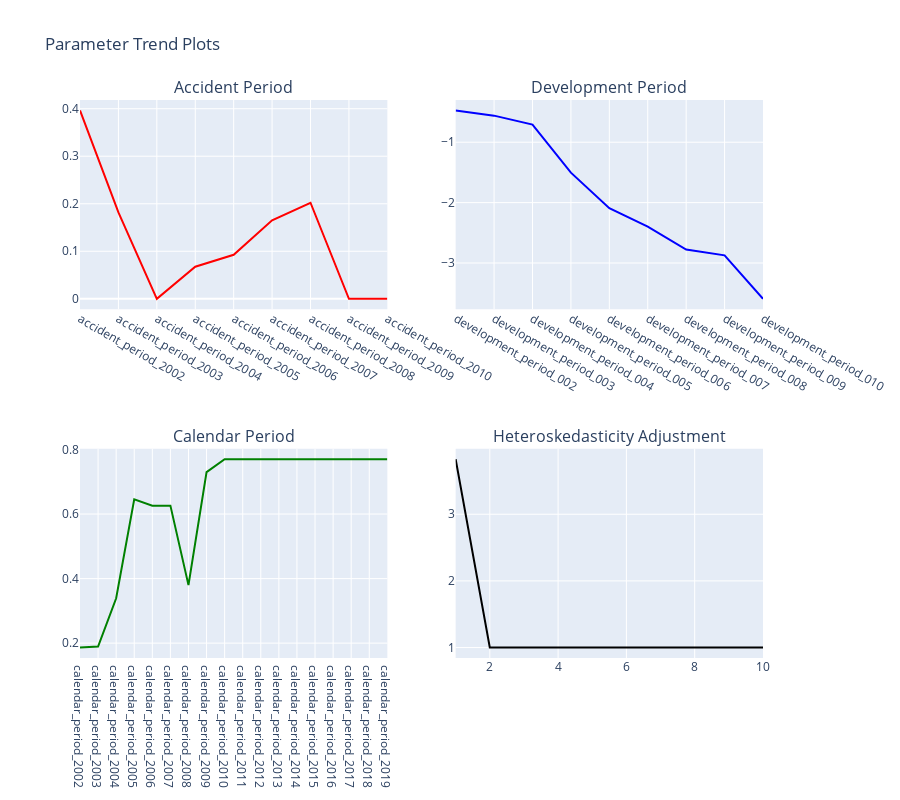

Source (notebook cell):
### Code cell
rky.icrfs.TrendPlot()

### Figure 1 — Plotly figure (JSON) as saved in the notebook; plotly's stock layout.template omitted (floating-point values rounded to 4 significant figures)
{"data": [{"hovertemplate": "Accident Period=%{x}<br>Estimate=%{y}<extra></extra>", "legendgroup": "", "line": {"color": "red", "dash": "solid"}, "marker": {"symbol": "circle"}, "mode": "lines", "name": "", "orientation": "v", "showlegend": false, "type": "scatter", "x": ["accident_period_2002", "accident_period_2003", "accident_period_2004", "accident_period_2005", "accident_period_2006", "accident_period_2007", "accident_period_2008", "accident_period_2009", "accident_period_2010"], "xaxis": "x", "y": [0.3963, 0.1817, 0, 0.06747, 0.09257, 0.1651, 0.2021, 0, 0], "yaxis": "y"}, {"hovertemplate": "Development Period=%{x}<br>Estimate=%{y}<extra></extra>", "legendgroup": "", "line": {"color": "blue", "dash": "solid"}, "marker": {"symbol": "circle"}, "mode": "lines", "name": "", "orientation": "v", "showlegend": false, "type": "scatter", "x": ["development_period_002", "development_period_003", "development_period_004", "development_period_005", "development_period_006", "development_period_007", "development_period_008", "development_period_009", "development_period_010"], "xaxis": "x2", "y": [-0.4738, -0.5596, -0.7076, -1.504, -2.093, -2.398, -2.777, -2.874, -3.593], "yaxis": "y2"}, {"hovertemplate": "Calendar Period=%{x}<br>Estimate=%{y}<extra></extra>", "legendgroup": "", "line": {"color": "green", "dash": "solid"}, "marker": {"symbol": "circle"}, "mode": "lines", "name": "", "orientation": "v", "showlegend": false, "type": "scatter", "x": ["calendar_period_2002", "calendar_period_2003", "calendar_period_2004", "calendar_period_2005", "calendar_period_2006", "calendar_period_2007", "calendar_period_2008", "calendar_period_2009", "calendar_period_2010", "calendar_period_2011", "calendar_period_2012", "calendar_period_2013", "calendar_period_2014", "calendar_period_2015", "calendar_period_2016", "calendar_period_2017", "calendar_period_2018", "calendar_period_2019"], "xaxis": "x3", "y": [0.1864, 0.1895, 0.3391, 0.6454, 0.6261, 0.6261, 0.3799, 0.7299, 0.77, 0.77, 0.77, 0.77, 0.77, 0.77, 0.77, 0.77, 0.77, 0.77], "yaxis": "y3"}, {"hovertemplate": "Development Period=%{x}<br>Hetero Adjustment=%{y}<extra></extra>", "legendgroup": "", "line": {"color": "black", "dash": "solid"}, "marker": {"symbol": "circle"}, "mode": "lines", "name": "", "orientation": "v", "showlegend": false, "type": "scatter", "x": [1, 1, 1, 1, 1, 1, 1, 1, 1, 1, 2, 2, 2, 2, 2, 2, 2, 2, 2, 3, 3, 3, 3, 3, 3, 3, 3, 4, 4, 4, 4, 4, 4, 4, 5, 5, 5, 5, 5, 5, 6, 6, 6, 6, 6, 7, 7, 7, 7, 8, 8, 8, 9, 9, 10], "xaxis": "x4", "y": [3.826, 3.826, 3.826, 3.826, 3.826, 3.826, 3.826, 3.826, 3.826, 3.826, 1, 1, 1, 1, 1, 1, 1, 1, 1, 1, 1, 1, 1, 1, 1, 1, 1, 1, 1, 1, 1, 1, 1, 1, 1, 1, 1, 1, 1, 1, 1, 1, 1, 1, 1, 1, 1, 1, 1, 1, 1, 1, 1, 1, 1], "yaxis": "y4"}], "layout": {"annotations": [{"font": {"size": 16}, "showarrow": false, "text": "Accident Period", "x": 0.225, "xanchor": "center", "xref": "paper", "y": 1, "yanchor": "bottom", "yref": "paper"}, {"font": {"size": 16}, "showarrow": false, "text": "Development Period", "x": 0.775, "xanchor": "center", "xref": "paper", "y": 1, "yanchor": "bottom", "yref": "paper"}, {"font": {"size": 16}, "showarrow": false, "text": "Calendar Period", "x": 0.225, "xanchor": "center", "xref": "paper", "y": 0.375, "yanchor": "bottom", "yref": "paper"}, {"font": {"size": 16}, "showarrow": false, "text": "Heteroskedasticity Adjustment", "x": 0.775, "xanchor": "center", "xref": "paper", "y": 0.375, "yanchor": "bottom", "yref": "paper"}], "height": 800, "title": {"text": "Parameter Trend Plots"}, "xaxis": {"anchor": "y", "domain": [0, 0.45]}, "xaxis2": {"anchor": "y2", "domain": [0.55, 1]}, "xaxis3": {"anchor": "y3", "domain": [0, 0.45]}, "xaxis4": {"anchor": "y4", "domain": [0.55, 1]}, "yaxis": {"anchor": "x", "domain": [0.625, 1]}, "yaxis2": {"anchor": "x2", "domain": [0.625, 1]}, "yaxis3": {"anchor": "x3", "domain": [0, 0.375]}, "yaxis4": {"anchor": "x4", "domain": [0, 0.375]}}}
